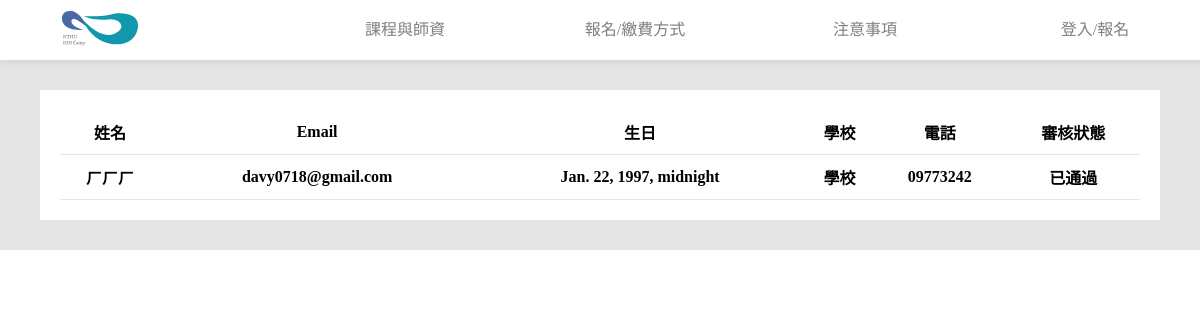
Before: /management with the older database file.
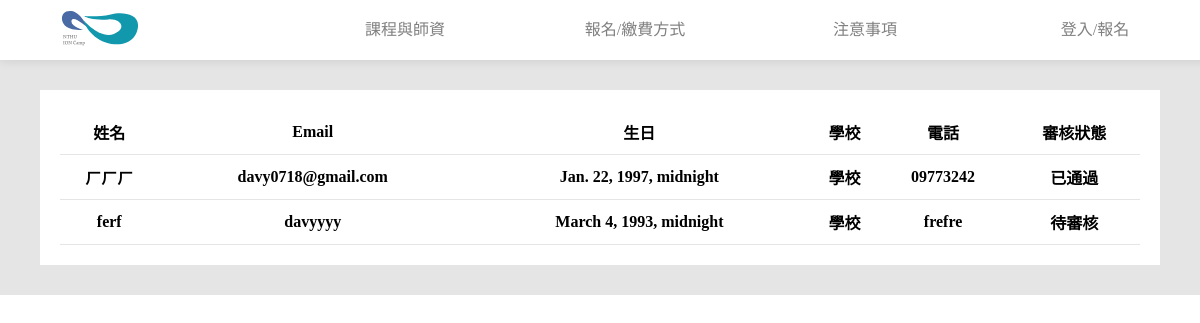
After: the same page with the newer database file.
### user/models.py (models this page shows)
class Profile (models.Model):
    user = models.OneToOneField(User, on_delete=models.CASCADE)
    name = models.CharField(max_length=255)
    sex = models.CharField(max_length=255)
    school = models.CharField(max_length=255)
    birthday = models.DateTimeField()
    taiwanId = models.CharField(max_length=255)
    vegetarian = models.BooleanField(default=False)
    contactPerson = models.CharField(max_length=255)
    guardian = models.CharField(max_length=255)
    address = models.CharField(max_length=255)
    phone = models.CharField(max_length=255)
    ojAccount = models.TextField()
    selfIntro = models.TextField()
    joinReason = models.TextField()
    state = models.CharField(max_length=255, default='WaitForCheck')

### management/views.py (the view)
# urls.py: url(r'^management$', management.index),
def index(request):
    application = Profile.objects.all()
    return render(request, 'management/index.html', locals())

### management/templates/management/index.html (shortened to what this page needs)
{% extends 'base.html' %}
{% load static %}
{% block content %}
  <div class="manage-bg">
    <div class="manage-main">
      <table class="data-table">
        <thead>
          <tr>
            <th>姓名</th>
            <th>Email</th>
            <th>生日</th>
            <th>學校</th>
            <th>電話</th>
            <th>審核狀態</th>
          </tr>
        </thead>
        <tbody style="box-sizing: border-box;">
          {% for data in application %}
            <tr id="{{data.id}}" class="data">
              <th>{{data.name}}</th>
              <th>{{data.user.email}}</th>
              <th>{{data.birthday}}</th>
              <th>學校</th>
              <th>{{data.phone}}</th>
              <th>
                {% if data.state == 'WaitForCheck' %}
                  待審核
                {% elif data.state == 'pass' %}
                  已通過
                {% elif data.state == 'reject' %}
                  已拒絕
                {% endif %}
              </th>
            </tr>
          {% endfor %}
        </tbody>
      </table>
    </div>
  </div>
{% endblock %}

Changed rows visible on the page:
added Profile: name "ferf", user.email "davyyyy", birthday "March 4, 1993, midnight", phone "frefre", state "待審核"
